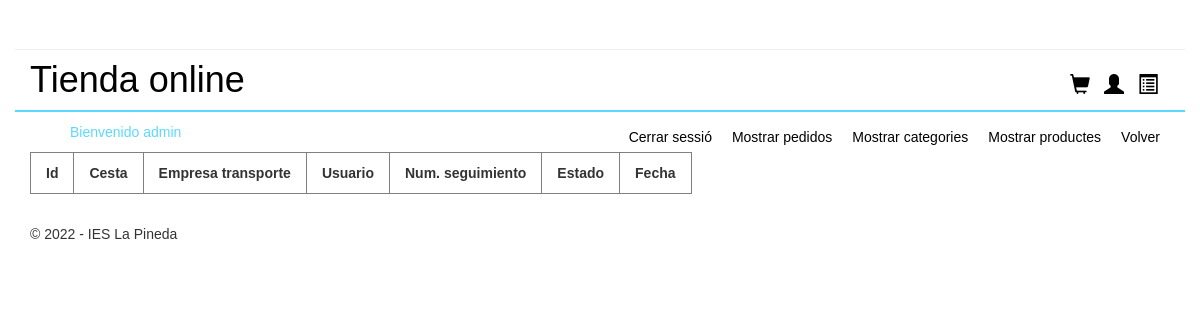
/admin/admin.php?controller=Pedido&action=iniciarVistaPedidos (signed in), run on an earlier commit of the app's database.
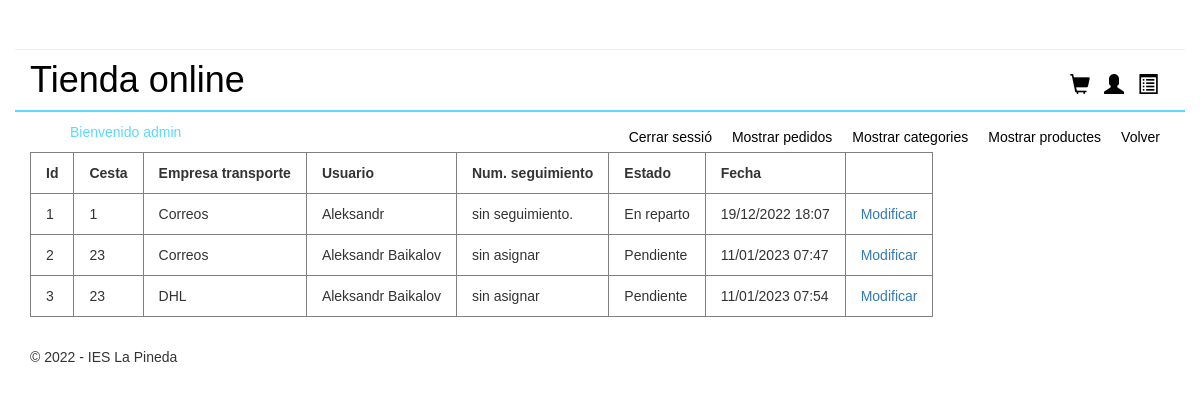
And on a later commit of the database.
### tables this page shows
CREATE TABLE `pedidos` (
  `id_pedido` int(11) NOT NULL,
  `fk_id_cesta` int(11) NOT NULL,
  `fk_id_empresa_transporte` int(11) NOT NULL,
  `fk_id_usuario` int(11) NOT NULL,
  `num_seguimiento` varchar(128) DEFAULT NULL,
  `estado` int(1) NOT NULL,
  `fecha` int(15) NOT NULL
);

CREATE TABLE `empresa_transporte` (
  `id_empresa_transporte` int(100) NOT NULL,
  `nombre_empresa_transporte` varchar(256) NOT NULL,
  `precio_empresa_transporte` int(10) NOT NULL
);

CREATE TABLE `usuarios` (
  `id_usuario` int(15) NOT NULL,
  `nombre` varchar(48) NOT NULL,
  `correo` varchar(48) NOT NULL,
  `telefono` varchar(14) DEFAULT NULL,
  `contraseña` varchar(256) NOT NULL,
  `direccion` varchar(124) DEFAULT NULL,
  `provincia` varchar(24) DEFAULT NULL,
  `cp` varchar(12) DEFAULT NULL
);

### admin/controllers/PedidoController.php (called while the page is built, shortened)
<?php
class PedidoController
{
    public function iniciarVistaPedidos()
    {
        require_once "./models/pedido.php";
        require_once "./models/cesta.php";
        $pedidos = new Pedido();
        $cesta = new Cesta();
        $todosLosPedidos = $cesta->mostrarPedidos();
        $transportistasArray = $pedidos->getTransportistas();
        require_once "./views/mostrarPedidos.php";
    }
}
?>

### models/database.php (called while the page is built, shortened)
<?php
class Database{
    public function __construct(){
        $servername = "localhost";
        $dbname= "botiga";
        $username = "root";
        $password = "";
		$this->db = new PDO("mysql:host=$servername;dbname=$dbname",$username, $password);
    }
}

### admin/models/cesta.php (called while the page is built, shortened)
<?php
require_once("../models/database.php");
class Cesta extends Database
{
    function mostrarPedidos()
    {
        $stmt = $this->db->prepare("SELECT * FROM pedidos");
        $pedidos = array();
        if ($stmt->execute()) {
            while ($row = $stmt->fetch(PDO::FETCH_ASSOC)) {
                $pedidos[] = $row;
            }
        }
        return $pedidos;
    }
}

### admin/models/pedido.php (called while the page is built, shortened)
<?php
require_once("../models/database.php");
class Pedido extends Database
{
    function getNombreUsuario($id)
    {
        $id_usuario = strval($id);
        $sql = "SELECT nombre FROM usuarios WHERE id_usuario = ".$id_usuario;
        $result = $this->db->query($sql);
        $row = $result->fetch(PDO::FETCH_ASSOC);
        $nombre = $row['nombre'];
        return $nombre;
    }
    function getTransportistas() {
        $sql = "SELECT * FROM empresa_transporte";
        $result = $this->db->query($sql);
        $transportistasArray = array();
        while ($row = $result->fetch(PDO::FETCH_ASSOC)) {
            $transportistasArray[] = $row;
        }
        return $transportistasArray;
    }
}

### admin/views/mostrarPedidos.php (the view, shortened to what this page needs)
<?php
if ($_SESSION['role'] == 'admin') {
    echo "<table border='1' id='tablapedidos'>";
    echo "<tr>";
    echo "<th>Id</th>";
    echo "<th>Cesta</th>";
    echo "<th>Empresa transporte</th>";
    echo "<th>Usuario</th>";
    echo "<th>Num. seguimiento</th>";
    echo "<th>Estado</th>";
    echo "<th>Fecha</th>";
    echo "</tr>";
    foreach ($todosLosPedidos as $pedido) {
        echo "<tr>";
        echo "<td>" . $pedido['id_pedido'] . "</td>";
        echo "<td>" . $pedido['fk_id_cesta'] . "</td>";
        echo "<td>";
        foreach ($transportistasArray as $transportista) {
            if ($transportista['id_empresa_transporte'] == $pedido['fk_id_empresa_transporte']) {
                echo $transportista['nombre_empresa_transporte'];
            }
        }
        echo "</td>";
        echo "<td>" . $pedidos->getNombreUsuario($pedido['fk_id_usuario']) . "</td>";
        echo "<td>" . $pedido['num_seguimiento'] . "</td>";
        echo "<td>";
        for ($i = 0; $i < 5; $i++) {
            if ($i == $pedido['estado']) {
                if ($i == 0) {
                    echo "Pendiente";
                } else if ($i == 1) {
                    echo "Enviado";
                } else if ($i == 2) {
                    echo "En reparto";
                } else if ($i == 3) {
                    echo "Entregado";
                }
            }
        }
        echo "</td>";
        $fecha = date("d/m/Y H:i", $pedido['fecha']);
        echo "<td>" . $fecha . "</td>";
        echo "<td><a href='?controller=Pedido&action=iniciarModificarPedido&id_pedido=" . $pedido['id_pedido'] . "' id='modificarpedido'>Modificar</a></td>";
        echo "</tr>";
    }
    echo "</table>";
} else {
    echo "<p>No tienes permisos para ver esta página</p>";
    header("Refresh:3; url=admin.php");
}
?>

### admin/admin.php (shortened to what this page needs)
<!DOCTYPE html>
<html lang="en">
<head>
    <link rel="stylesheet" href="../styles/style.css">
    <link rel="stylesheet" href="https://maxcdn.bootstrapcdn.com/bootstrap/3.3.7/css/bootstrap.min.css">
</head>
<body>
<?php
require_once "./views/menu.php";
if (isset($_GET['controller'])){
    $nombreController = $_GET['controller']."Controller";
}
else{
    $nombreController = "AdministradorController";
}
if(isset($_SESSION["role"])) {
    $role = $_SESSION['role'];
} else {
    $role = "";
}
if ($role != 'admin') {
    if (class_exists($nombreController)){
        $controlador = new $nombreController();
        if(isset($_GET['action'])){
            $action = $_GET['action'];
        }
        else{
            $action ="iniciarLogin";
        }
        $controlador->$action();
    }else{
        echo "No existe el controlador";
    }
} else {
    if (class_exists($nombreController)){
        $controlador = new $nombreController();
        if(isset($_GET['action'])){
            $action = $_GET['action'];
        }
        else{
            $action ="iniciarVistaProductos";
        }
        $controlador->$action();
    }else{
        echo "No existe el controlador";
    }
}
?>
</body>
</html>

### admin/views/menu.php (shortened to what this page needs)
<ul>
    <?php
    if (isset($_SESSION["role"])) {
        $role = $_SESSION['role'];
    } else {
        $role = "";
    }
    if ($role == 'admin') {
        echo "<li id='bienvenido'>Bienvenido " . $_SESSION['role']."</li>";
        echo '<li class="menuacceadmin as"> <a href="/BotigaMVCPHP/index.php">Volver</a></li>';
        echo "<li class='menuacceadmin as'> <a href= \"admin.php?controller=Administrador&action=iniciarVistaProductos\" >Mostrar productes</a></li>";
        echo "<li class='menuacceadmin as'> <a href= \"admin.php?controller=Administrador&action=iniciarVistaCategorias\" >Mostrar categories</a></li>";
        echo "<li class='menuacceadmin as'> <a href= \"admin.php?controller=Pedido&action=iniciarVistaPedidos\" >Mostrar pedidos</a></li>";
        echo "<li class='menuacceadmin as'> <a href= \"admin.php?controller=Administrador&action=cerrarSesion\"> Cerrar sessió </a></li>";
    }
    ?>
</ul>

### styles/style.css (style rules this page uses)
* { font-family: Verdana, Geneva, Tahoma, sans-serif; }
h1 { font-family: Verdana, Geneva, sans-serif; font-size: 24px; font-style: normal; font-variant: normal; font-weight: 700; line-height: 26.4px; }
h1 a { text-decoration: none; color: black; }
.col-md-12 { border-bottom: 2px solid #5bd9ff; }
.pull-right { margin: 30px 5px 5px 5px; width: 100px; height: 30px; }
.glyphicon-shopping-cart { padding: 3px 5px 5px 5px; color: black; font-size: 20px; }
.glyphicon-user { padding: 3px 5px 5px 5px; color: black; font-size: 20px; }
.glyphicon-list-alt { padding: 3px 5px 5px 5px; color: black; font-size: 20px; }
.menuacceadmin { list-style: none; padding: 5px 10px 5px 10px; float: right; color: black; }
.as { margin-top: -20px; }
.menuacceadmin a { color: black; }
#bienvenido { margin-top: 10px; list-style: none; color: #5bd9ff; }
#tablapedidos tr th { padding: 10px 15px 10px 15px; }
#tablapedidos tr td { padding: 10px 15px 10px 15px; }
footer { text-align: center; height: 30px; margin-top: 30px; }

What changed in the data, as far as the page shows it:
added pedidos: id_pedido "1", fk_id_cesta "1", fk_id_usuario.nombre "Aleksandr", num_seguimiento "sin seguimiento.", estado "En reparto", fecha "19/12/2022 18:07"
added empresa_transporte: nombre_empresa_transporte "Correos"
added pedidos: id_pedido "2", fk_id_cesta "23", fk_id_usuario.nombre "Aleksandr Baikalov", num_seguimiento "sin asignar", estado "Pendiente", fecha "11/01/2023 07:47"
added pedidos: id_pedido "3", fk_id_cesta "23", fk_id_usuario.nombre "Aleksandr Baikalov", num_seguimiento "sin asignar", estado "Pendiente", fecha "11/01/2023 07:54"
added empresa_transporte: nombre_empresa_transporte "DHL", shown under "3"
